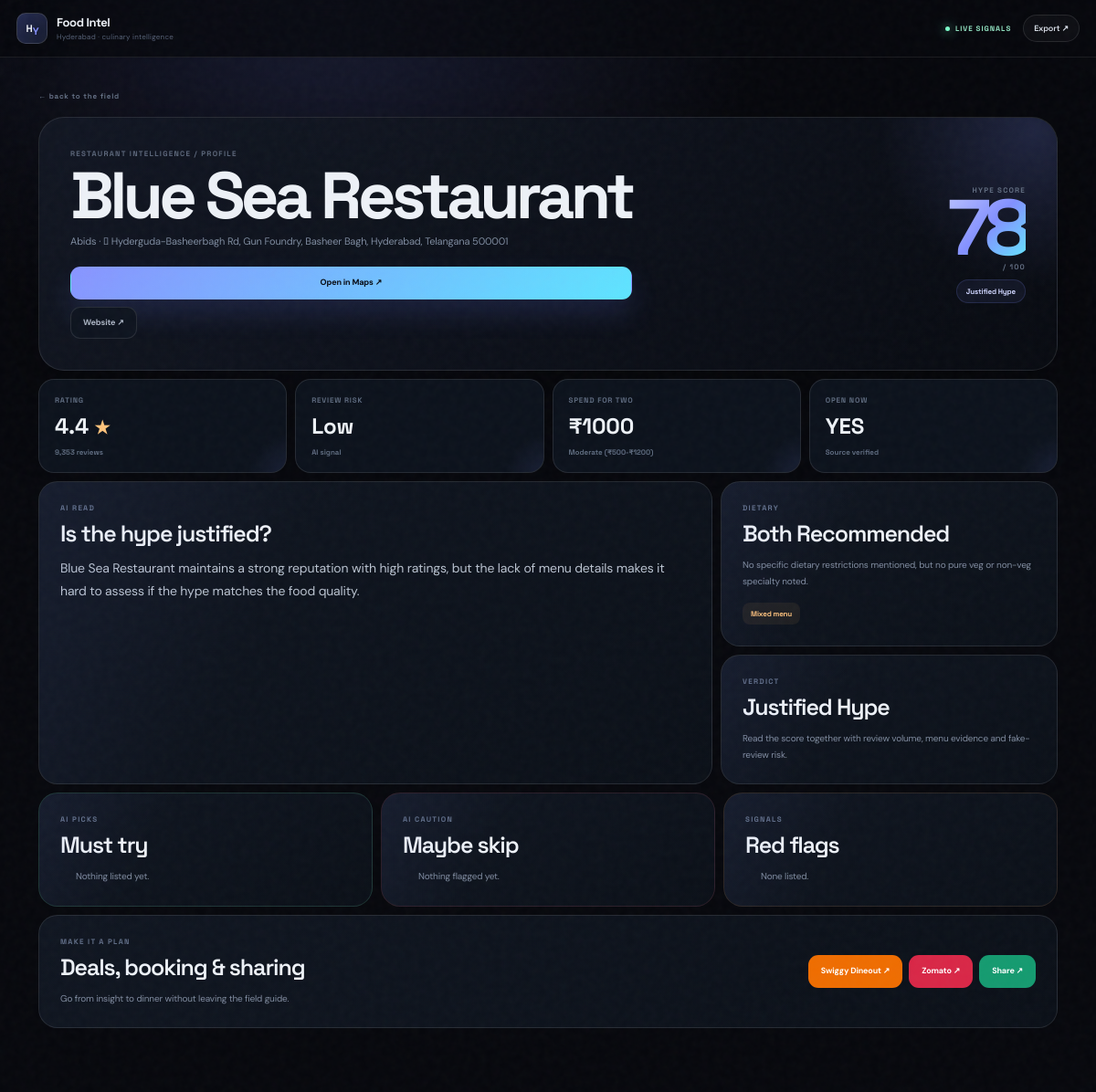
The page /restaurant/blue-sea-restaurant on the database its author committed.
### tables this page shows
CREATE TABLE restaurants (
            id INTEGER PRIMARY KEY AUTOINCREMENT,
            slug TEXT UNIQUE NOT NULL,
            name TEXT NOT NULL,
            rating REAL,
            review_count INTEGER,
            locality TEXT,
            address TEXT,
            latitude REAL,
            longitude REAL,
            phone TEXT,
            website TEXT,
            phone_source TEXT,
            website_source TEXT,
            google_maps_url TEXT,
            opening_hours_json TEXT,
            is_open_now INTEGER,
            raw_menu_json TEXT,
            menu_source TEXT,
            qr_menu_url TEXT,
            menu_images_json TEXT,
            metadata_sources_json TEXT,
            social_context_json TEXT,
            ai_analysis_json TEXT,
            place_id TEXT,
            created_at TEXT,
            updated_at TEXT
        );

### app.py (the view)
@app.get("/restaurant/{slug}", response_class=HTMLResponse)
async def restaurant_profile(request: Request, slug: str):
    conn = get_db()
    restaurant = db.get_restaurant_by_slug(conn, slug)
    conn.close()
    if not restaurant:
        raise HTTPException(status_code=404, detail="Restaurant not found")
    deals = get_deal_links(restaurant)
    wa_url = whatsapp_share_url(restaurant)
    wa_text = whatsapp_share_text(restaurant)
    return TEMPLATES.TemplateResponse(
        request,
        "restaurant.html",
        {
            "r": restaurant,
            "deals": deals,
            "wa_url": wa_url,
            "wa_text": wa_text,
        },
    )

### templates/restaurant.html (shortened to what this page needs)
{% extends "base.html" %}
{% block content %}
{% set ai = r.ai_analysis or {} %}
<div class="restaurant-page">
  <a href="/" class="back-link magnetic">← back to the field</a>
  <header class="restaurant-hero reveal-block">
    <div class="hero-copy">
      <div class="eyebrow">RESTAURANT INTELLIGENCE / PROFILE</div>
      <h1>{{ r.name }}</h1>
      <p class="hero-location">{{ r.locality or "Hyderabad" }}{% if r.address %} · {{ r.address }}{% endif %}</p>
      <div class="hero-actions"><a href="{{ r.google_maps_url }}" target="_blank" class="primary-btn magnetic">Open in Maps ↗</a>{% if r.website %}<a href="{{ r.website }}" target="_blank" class="ghost-btn magnetic">Website ↗</a>{% endif %}</div>
    </div>
    <div class="hero-score"><span>HYPE SCORE</span><strong>{{ ai.hype_score or "—" }}</strong><small>/ 100</small><em>{{ ai.hype_verdict or "Not rated" }}</em></div>
  </header>
  <section class="stat-grid reveal-block">
    <div class="intel-stat"><span>RATING</span><strong data-counter="{{ r.rating or 0 }}">{{ r.rating or "—" }} <small>★</small></strong><em>{{ "{:,}".format(r.review_count) if r.review_count else "No" }} reviews</em></div>
    <div class="intel-stat"><span>REVIEW RISK</span><strong>{{ ai.fake_review_risk or "—" }}</strong><em>AI signal</em></div>
    <div class="intel-stat"><span>SPEND FOR TWO</span><strong>₹{{ ai.calculated_spend_for_two or "—" }}</strong><em>{{ ai.budget_tier or "Budget not rated" }}</em></div>
    <div class="intel-stat"><span>OPEN NOW</span><strong>{{ "YES" if r.is_open_now else "NO" }}</strong><em>{{ r.menu_source or "Source verified" }}</em></div>
  </section>
  <section class="intel-grid reveal-block">
    <article class="feature-card feature-wide"><div class="card-kicker">AI READ</div><h2>Is the hype justified?</h2><p class="lead">{{ ai.hype_analysis_summary or "No AI summary is available for this restaurant yet." }}</p></article>
    <article class="feature-card"><div class="card-kicker">DIETARY</div><h2>{{ ai.dietary_warning or "No warning" }}</h2><p>{{ ai.dietary_warning_remarks or "No additional dietary remarks." }}</p><div class="signal {% if ai.is_pure_veg %}good{% endif %}">{{ "Pure vegetarian" if ai.is_pure_veg else "Mixed menu" }}</div></article>
    <article class="feature-card"><div class="card-kicker">VERDICT</div><h2>{{ ai.hype_verdict or "Unrated" }}</h2><p>Read the score together with review volume, menu evidence and fake-review risk.</p></article>
  </section>
  <section class="recommend-grid reveal-block"><article class="recommend-card try"><div class="card-kicker">AI PICKS</div><h2>Must try</h2><ul>{% for item in ai.must_try_items or [] %}<li>{{ item }}</li>{% else %}<li>Nothing listed yet.</li>{% endfor %}</ul></article><article class="recommend-card skip"><div class="card-kicker">AI CAUTION</div><h2>Maybe skip</h2><ul>{% for item in ai.skip_items or [] %}<li>{{ item }}</li>{% else %}<li>Nothing flagged yet.</li>{% endfor %}</ul></article><article class="recommend-card flags"><div class="card-kicker">SIGNALS</div><h2>Red flags</h2><ul>{% for flag in ai.red_flags or [] %}<li>{{ flag }}</li>{% else %}<li>None listed.</li>{% endfor %}</ul></article></section>
  <section class="deal-bar reveal-block"><div><div class="card-kicker">MAKE IT A PLAN</div><h2>Deals, booking & sharing</h2><p>Go from insight to dinner without leaving the field guide.</p></div><div class="deal-actions"><a class="deal swiggy magnetic" href="{{ deals.swiggy_dineout }}" target="_blank">Swiggy Dineout ↗</a><a class="deal zomato magnetic" href="{{ deals.zomato_gold }}" target="_blank">Zomato ↗</a><a class="deal whatsapp magnetic" href="{{ wa_url }}" target="_blank">Share ↗</a></div></section>
</div>
{% endblock %}

### rows shown on the page
restaurants: name "Blue Sea Restaurant", locality "Abids", address " Hyderguda-Basheerbagh Rd, Gun Foundry, Basheer Bagh, Hyderabad, Telangana 500001", rating "4.4", review_count "9,353", is_open_now "YES"

### other values the page prints
{{ ai.hype_verdict or "Not rated" }} "Justified Hype"
{{ ai.fake_review_risk or "—" }} "Low"
{{ ai.calculated_spend_for_two or "—" }} "1000"
{{ ai.budget_tier or "Budget not rated" }} "Moderate (₹500-₹1200)"
{{ r.menu_source or "Source verified" }} "Source verified"
{{ ai.dietary_warning or "No warning" }} "Both Recommended"
{{ ai.dietary_warning_remarks or "No additional dietary remarks." }} "No specific dietary restrictions mentioned, but no pure veg or non-veg specialty noted."
{{ "Pure vegetarian" if ai.is_pure_veg else "Mixed menu" }} "Mixed menu"
{{ ai.hype_verdict or "Unrated" }} "Justified Hype"
